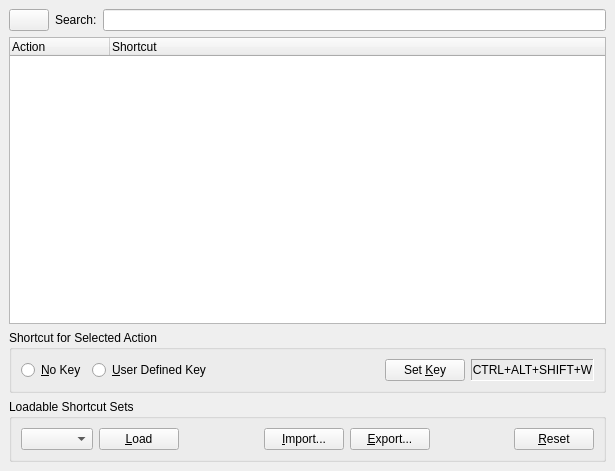
<ui version="4.0" >
 <class>TabKeyboardShortcutsWidget</class>
 <widget class="QWidget" name="TabKeyboardShortcutsWidget" >
  <property name="geometry" >
   <rect>
    <x>0</x>
    <y>0</y>
    <width>615</width>
    <height>471</height>
   </rect>
  </property>
  <property name="windowTitle" >
   <string>Keyboard Shortcuts</string>
  </property>
  <layout class="QGridLayout" >
   <property name="margin" >
    <number>9</number>
   </property>
   <property name="spacing" >
    <number>6</number>
   </property>
   <item row="1" column="0" >
    <widget class="QTreeWidget" name="keyTable" >
     <column>
      <property name="text" >
       <string>Action</string>
      </property>
     </column>
     <column>
      <property name="text" >
       <string>Shortcut</string>
      </property>
     </column>
    </widget>
   </item>
   <item row="0" column="0" >
    <layout class="QHBoxLayout" >
     <property name="margin" >
      <number>0</number>
     </property>
     <property name="spacing" >
      <number>6</number>
     </property>
     <item>
      <widget class="QPushButton" name="clearSearchButton" >
       <property name="text" >
        <string/>
       </property>
      </widget>
     </item>
     <item>
      <widget class="QLabel" name="textLabel2" >
       <property name="text" >
        <string>Search:</string>
       </property>
       <property name="wordWrap" >
        <bool>false</bool>
       </property>
      </widget>
     </item>
     <item>
      <widget class="QLineEdit" name="searchTextLineEdit" />
     </item>
    </layout>
   </item>
   <item row="2" column="0" >
    <widget class="QGroupBox" name="groupBox" >
     <property name="title" >
      <string>Shortcut for Selected Action</string>
     </property>
     <layout class="QGridLayout" >
      <property name="margin" >
       <number>9</number>
      </property>
      <property name="spacing" >
       <number>6</number>
      </property>
      <item row="0" column="4" >
       <widget class="QLabel" name="keyDisplay" >
        <property name="frameShape" >
         <enum>QFrame::Panel</enum>
        </property>
        <property name="frameShadow" >
         <enum>QFrame::Sunken</enum>
        </property>
        <property name="text" >
         <string>CTRL+ALT+SHIFT+W</string>
        </property>
        <property name="alignment" >
         <set>Qt::AlignCenter</set>
        </property>
        <property name="wordWrap" >
         <bool>false</bool>
        </property>
       </widget>
      </item>
      <item row="0" column="3" >
       <widget class="QPushButton" name="setKeyButton" >
        <property name="text" >
         <string>Set &amp;Key</string>
        </property>
        <property name="shortcut" >
         <string>Alt+K</string>
        </property>
        <property name="checkable" >
         <bool>true</bool>
        </property>
       </widget>
      </item>
      <item row="0" column="2" >
       <spacer>
        <property name="orientation" >
         <enum>Qt::Horizontal</enum>
        </property>
        <property name="sizeType" >
         <enum>QSizePolicy::Expanding</enum>
        </property>
        <property name="sizeHint" >
         <size>
          <width>40</width>
          <height>20</height>
         </size>
        </property>
       </spacer>
      </item>
      <item row="0" column="1" >
       <widget class="QRadioButton" name="userDef" >
        <property name="text" >
         <string>&amp;User Defined Key</string>
        </property>
        <property name="shortcut" >
         <string>Alt+U</string>
        </property>
       </widget>
      </item>
      <item row="0" column="0" >
       <widget class="QRadioButton" name="noKey" >
        <property name="text" >
         <string>&amp;No Key</string>
        </property>
        <property name="shortcut" >
         <string>Alt+N</string>
        </property>
       </widget>
      </item>
     </layout>
    </widget>
   </item>
   <item row="3" column="0" >
    <widget class="QGroupBox" name="loadableGroupBox" >
     <property name="title" >
      <string>Loadable Shortcut Sets</string>
     </property>
     <layout class="QGridLayout" >
      <property name="margin" >
       <number>9</number>
      </property>
      <property name="spacing" >
       <number>6</number>
      </property>
      <item row="0" column="6" >
       <widget class="QPushButton" name="resetSetButton" >
        <property name="toolTip" >
         <string>Reload the default Scribus shortcuts</string>
        </property>
        <property name="text" >
         <string>&amp;Reset</string>
        </property>
        <property name="shortcut" >
         <string>Alt+R</string>
        </property>
       </widget>
      </item>
      <item row="0" column="5" >
       <spacer>
        <property name="orientation" >
         <enum>Qt::Horizontal</enum>
        </property>
        <property name="sizeType" >
         <enum>QSizePolicy::Expanding</enum>
        </property>
        <property name="sizeHint" >
         <size>
          <width>40</width>
          <height>20</height>
         </size>
        </property>
       </spacer>
      </item>
      <item row="0" column="4" >
       <widget class="QPushButton" name="exportSetButton" >
        <property name="toolTip" >
         <string>Export the current shortcuts into an importable file</string>
        </property>
        <property name="text" >
         <string>&amp;Export...</string>
        </property>
        <property name="shortcut" >
         <string>Alt+E</string>
        </property>
       </widget>
      </item>
      <item row="0" column="3" >
       <widget class="QPushButton" name="importSetButton" >
        <property name="toolTip" >
         <string>Import a shortcut set into the current configuration</string>
        </property>
        <property name="text" >
         <string>&amp;Import...</string>
        </property>
        <property name="shortcut" >
         <string>Alt+I</string>
        </property>
       </widget>
      </item>
      <item row="0" column="2" >
       <spacer>
        <property name="orientation" >
         <enum>Qt::Horizontal</enum>
        </property>
        <property name="sizeType" >
         <enum>QSizePolicy::Expanding</enum>
        </property>
        <property name="sizeHint" >
         <size>
          <width>40</width>
          <height>20</height>
         </size>
        </property>
       </spacer>
      </item>
      <item row="0" column="1" >
       <widget class="QPushButton" name="loadSetButton" >
        <property name="toolTip" >
         <string>Load the selected shortcut set</string>
        </property>
        <property name="text" >
         <string>&amp;Load</string>
        </property>
        <property name="shortcut" >
         <string>Alt+L</string>
        </property>
       </widget>
      </item>
      <item row="0" column="0" >
       <widget class="QComboBox" name="loadableSets" >
        <property name="toolTip" >
         <string>Keyboard shortcut sets available to load</string>
        </property>
       </widget>
      </item>
     </layout>
    </widget>
   </item>
  </layout>
 </widget>
 <layoutdefault spacing="6" margin="11" />
 <resources/>
 <connections/>
</ui>
